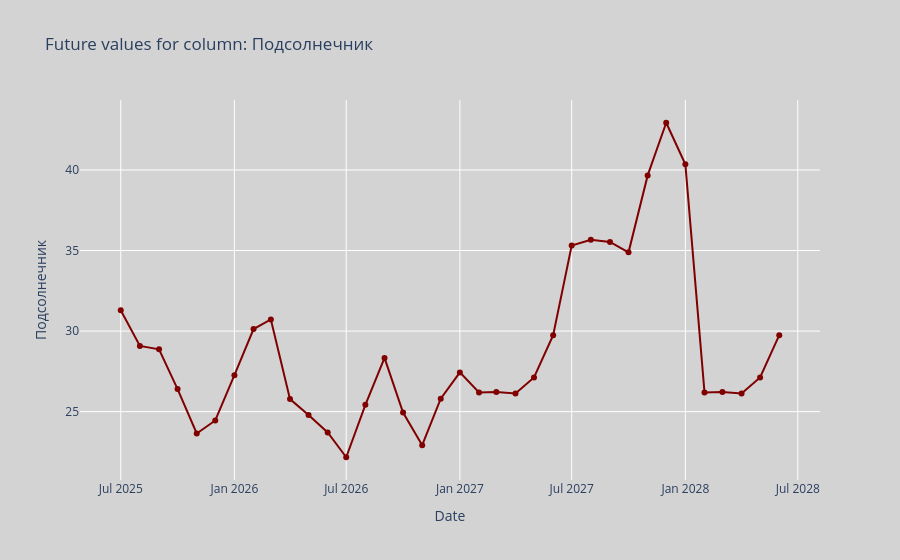
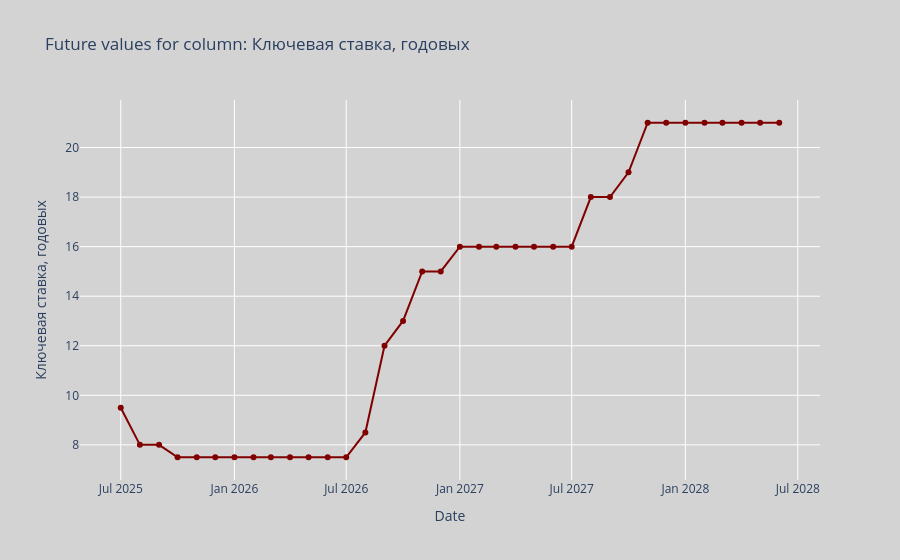
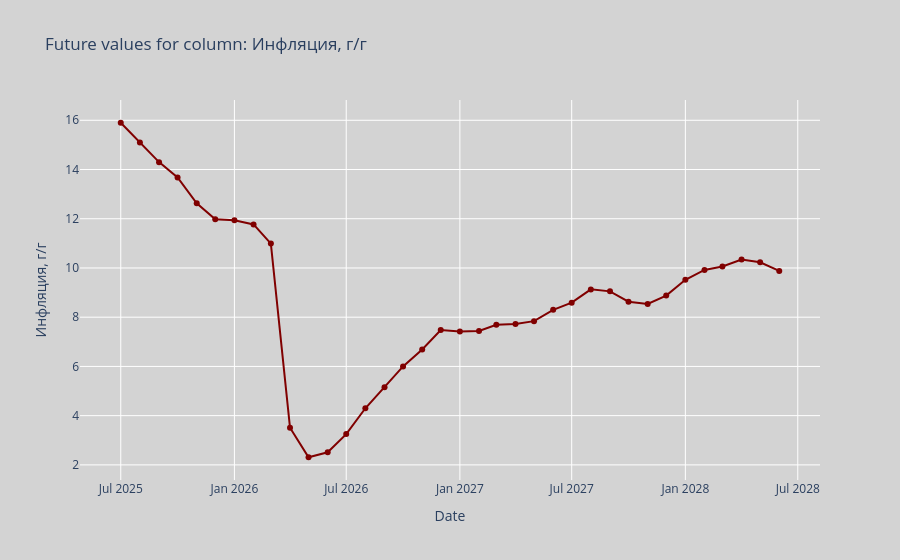

Notebook code cell kept with these figures, in order:
### Markdown cell above
---
## Known TS future

### Code cell
for ts_name, ts_val in zip(FUTURE_FORECASTER_TS_NAME, FUTURE_FORECASTER_TS_VALUES):
    plot_known_feature_value(ts_val,
                             ts_name,
                             pd.date_range(start=df_combined.index[-1] + pd.DateOffset(months=1) + pd.DateOffset(months=1),
                               periods=PREDICTION_HORIZON,
                               freq="MS"))
